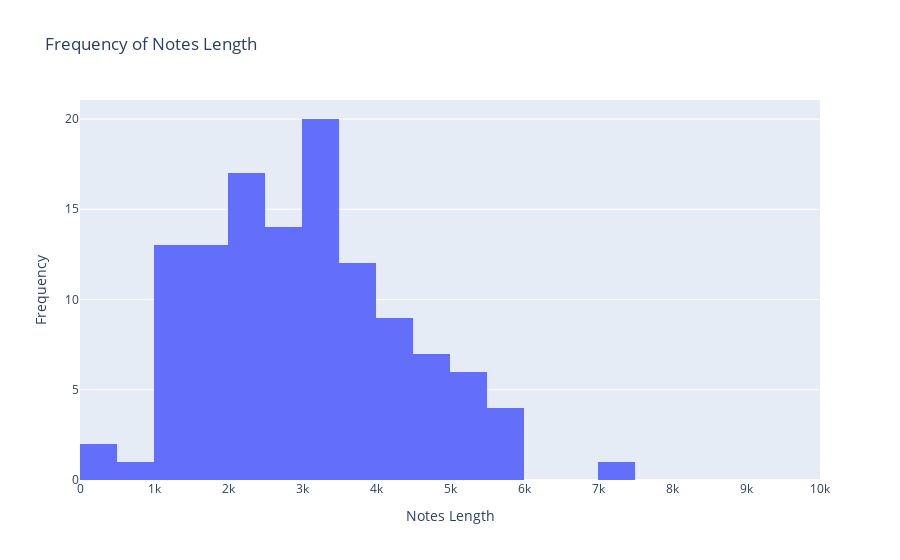

Notebook source saved alongside this figure:
### Code cell
plt2 = go.Histogram(x = notes_len)
lyt2 = go.Layout(title="Frequency of Notes Length", xaxis=dict(title='Notes Length', range=[0,10000]), yaxis=dict(title='Frequency'))
fig2 = go.Figure(data=[plt2], layout=lyt2)
iplot(fig2)

### Figure 1 — Plotly figure (JSON) as saved in the notebook; plotly's stock layout.template omitted (floating-point values rounded to 4 significant figures)
{"data": [{"type": "histogram", "x": [3355, 2566, 1499, 3435, 2197, 2384, 5383, 4673, 4387, 1697, 1176, 3165, 2312, 2920, 1965, 1495, 4116, 2673, 1455, 1758, 1795, 2044, 3252, 3465, 4541, 4450, 2003, 2779, 3714, 1073, 3015, 1676, 2083, 5142, 1933, 1978, 3411, 3050, 2117, 3164, 2895, 3028, 3855, 4441, 1867, 2777, 2265, 2576, 2823, 3347, 7032, 3215, 4369, 2522, 1220, 5543, 2461, 1055, 4823, 1202, 263, 1723, 1282, 2098, 3575, 3229, 3650, 3986, 2305, 3409, 3330, 3921, 5815, 5355, 4245, 3903, 2471, 5148, 4990, 975, 3132, 3353, 3485, 4314, 5726, 1980, 1418, 3372, 3632, 2928, 1567, 2251, 3701, 4672, 2611, 3624, 4541, 2866, 2684, 5145, 3963, 3808, 4823, 1382, 4178, 1202, 263, 3158, 1723, 1282, 1537, 2598, 2106, 5438, 5535, 4106, 2365, 2330, 2447]}], "layout": {"title": {"text": "Frequency of Notes Length"}, "xaxis": {"range": [0, 10000], "title": {"text": "Notes Length"}}, "yaxis": {"title": {"text": "Frequency"}}}}
